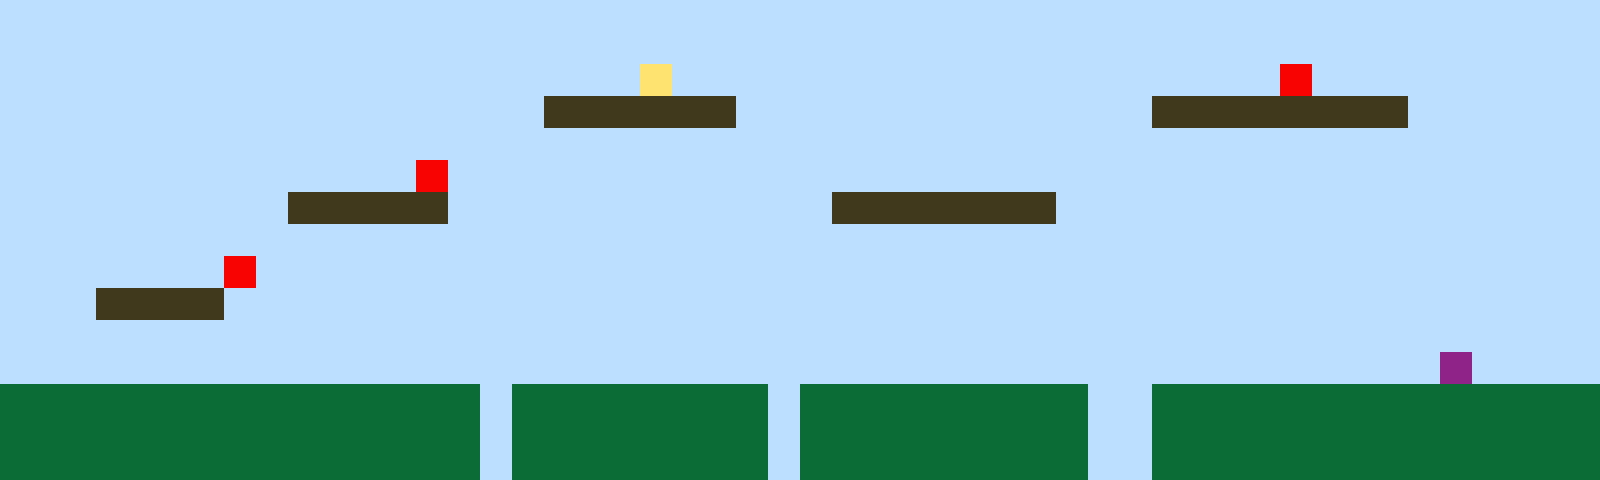

A 2D game scene composited from a Tiled map and its tileset images. What follows is a short description and the map's XML, with every tile layer's data as written:
An orthogonal 50x15 tile map with 32x32 px tiles, 1 tile layer (Tile Layer 1).

<map version="1.10" tiledversion="1.11.2" orientation="orthogonal" renderorder="right-up" width="50" height="15" tilewidth="32" tileheight="32" infinite="0" nextlayerid="2" nextobjectid="1"><editorsettings><export target="map1.csv" format="csv" /></editorsettings><tileset firstgid="1" name="sprites" tilewidth="32" tileheight="32" tilecount="6" columns="3"><image source="sprites.png" width="96" height="64" /></tileset><layer id="1" name="Tile Layer 1" width="50" height="15"><data encoding="csv">1,1,1,1,1,1,1,1,1,1,1,1,1,1,1,1,1,1,1,1,1,1,1,1,1,1,1,1,1,1,1,1,1,1,1,1,1,1,1,1,1,1,1,1,1,1,1,1,1,1,1,1,1,1,1,1,1,1,1,1,1,1,1,1,1,1,1,1,1,1,1,1,1,1,1,1,1,1,1,1,1,1,1,1,1,1,1,1,1,1,1,1,1,1,1,1,1,1,1,1,1,1,1,1,1,1,1,1,1,1,1,1,1,1,1,1,1,1,1,1,4,1,1,1,1,1,1,1,1,1,1,1,1,1,1,1,1,1,1,1,5,1,1,1,1,1,1,1,1,1,1,1,1,1,1,1,1,1,1,1,1,1,1,1,1,1,1,3,3,3,3,3,3,1,1,1,1,1,1,1,1,1,1,1,1,1,3,3,3,3,3,3,3,3,1,1,1,1,1,1,1,1,1,1,1,1,1,1,1,1,1,1,1,1,1,1,1,1,1,1,1,1,1,1,1,1,1,1,1,1,1,1,1,1,1,1,1,1,1,1,1,1,1,1,1,1,1,1,1,1,1,1,1,1,1,1,1,1,1,1,1,1,1,5,1,1,1,1,1,1,1,1,1,1,1,1,1,1,1,1,1,1,1,1,1,1,1,1,1,1,1,1,1,1,1,1,1,1,1,1,1,1,1,1,1,1,1,1,1,3,3,3,3,3,1,1,1,1,1,1,1,1,1,1,1,1,3,3,3,3,3,3,3,1,1,1,1,1,1,1,1,1,1,1,1,1,1,1,1,1,1,1,1,1,1,1,1,1,1,1,1,1,1,1,1,1,1,1,1,1,1,1,1,1,1,1,1,1,1,1,1,1,1,1,1,1,1,1,1,1,1,1,1,1,1,1,1,1,1,1,1,1,1,1,1,1,1,5,1,1,1,1,1,1,1,1,1,1,1,1,1,1,1,1,1,1,1,1,1,1,1,1,1,1,1,1,1,1,1,1,1,1,1,1,1,1,1,1,1,1,1,1,1,3,3,3,3,1,1,1,1,1,1,1,1,1,1,1,1,1,1,1,1,1,1,1,1,1,1,1,1,1,1,1,1,1,1,1,1,1,1,1,1,1,1,1,1,1,1,1,1,1,1,1,1,1,1,1,1,1,1,1,1,1,1,1,1,1,1,1,1,1,1,1,1,1,1,1,1,1,1,1,1,1,1,1,1,1,1,1,1,1,1,1,1,1,1,1,1,1,1,1,1,1,1,1,1,1,1,1,1,1,1,1,1,1,1,1,1,1,1,1,1,1,1,1,1,1,1,1,1,1,1,1,1,1,1,1,1,1,1,1,1,1,1,6,1,1,1,1,2,2,2,2,2,2,2,2,2,2,2,2,2,2,2,1,2,2,2,2,2,2,2,2,1,2,2,2,2,2,2,2,2,2,1,1,2,2,2,2,2,2,2,2,2,2,2,2,2,2,2,2,2,2,2,2,2,2,2,2,2,2,2,2,2,1,2,2,2,2,2,2,2,2,1,2,2,2,2,2,2,2,2,2,1,1,2,2,2,2,2,2,2,2,2,2,2,2,2,2,2,2,2,2,2,2,2,2,2,2,2,2,2,2,2,1,2,2,2,2,2,2,2,2,1,2,2,2,2,2,2,2,2,2,1,1,2,2,2,2,2,2,2,2,2,2,2,2,2,2</data></layer></map>
